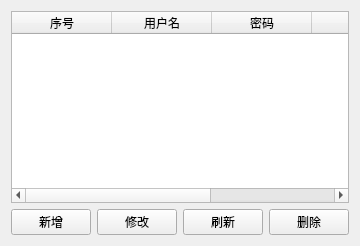
         <widget class="QWidget" name="page4_users">
          <property name="sizePolicy">
           <sizepolicy hsizetype="Preferred" vsizetype="Preferred">
            <horstretch>5</horstretch>
            <verstretch>0</verstretch>
           </sizepolicy>
          </property>
          <property name="sizeIncrement">
           <size>
            <width>0</width>
            <height>0</height>
           </size>
          </property>
          <layout class="QGridLayout" name="gridLayout_5">
           <item row="1" column="2">
            <widget class="QPushButton" name="reload_btn">
             <property name="text">
              <string>刷新</string>
             </property>
            </widget>
           </item>
           <item row="1" column="1">
            <widget class="QPushButton" name="user_edit_btn">
             <property name="text">
              <string>修改</string>
             </property>
             <property name="checkable">
              <bool>false</bool>
             </property>
            </widget>
           </item>
           <item row="1" column="0">
            <widget class="QPushButton" name="add_user_btn">
             <property name="text">
              <string>新增</string>
             </property>
             <property name="checkable">
              <bool>false</bool>
             </property>
            </widget>
           </item>
           <item row="1" column="3">
            <widget class="QPushButton" name="del_user_btn">
             <property name="minimumSize">
              <size>
               <width>0</width>
               <height>14</height>
              </size>
             </property>
             <property name="baseSize">
              <size>
               <width>15</width>
               <height>14</height>
              </size>
             </property>
             <property name="text">
              <string>删除</string>
             </property>
            </widget>
           </item>
           <item row="0" column="0" colspan="4">
            <widget class="QTableWidget" name="table_users">
             <property name="sizePolicy">
              <sizepolicy hsizetype="Minimum" vsizetype="Minimum">
               <horstretch>0</horstretch>
               <verstretch>0</verstretch>
              </sizepolicy>
             </property>
             <property name="styleSheet">
              <string notr="true"/>
             </property>
             <property name="editTriggers">
              <set>QAbstractItemView::NoEditTriggers</set>
             </property>
             <property name="alternatingRowColors">
              <bool>true</bool>
             </property>
             <attribute name="verticalHeaderVisible">
              <bool>false</bool>
             </attribute>
             <column>
              <property name="text">
               <string>序号</string>
              </property>
             </column>
             <column>
              <property name="text">
               <string>用户名</string>
              </property>
             </column>
             <column>
              <property name="text">
               <string>密码</string>
              </property>
             </column>
             <column>
              <property name="text">
               <string>权限</string>
              </property>
             </column>
             <column>
              <property name="text">
               <string>备注</string>
              </property>
             </column>
            </widget>
           </item>
          </layout>
         </widget>
